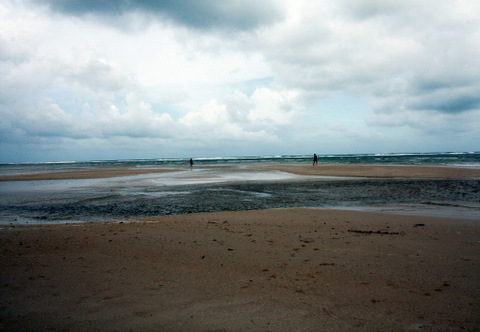
#> input picture seamCarving/resources/nyc.jpg, 480 x 332 px
$ python seamCarving.py   (older library calls are emulated)
#> lines starting #> are read from the running program, lines starting #| are printed output that depends on the picture
#> further down, img_input is the input picture: shape (332, 480, 3); mean B, G, R 136.2, 136.3, 129.5
#> the answer given: 3
import sys
import cv2
import numpy as np

def overlay_vertical_seam(img, seam):
    img_seam_overlay = np.copy(img)
    x_coords, y_coords = np.transpose([(i,int(j)) for i,j in enumerate(seam)])
    img_seam_overlay[x_coords, y_coords] = (0,255,0)
    return img_seam_overlay

def compute_energy_matrix(img):
    gray = cv2.cvtColor(img, cv2.COLOR_BGR2GRAY)
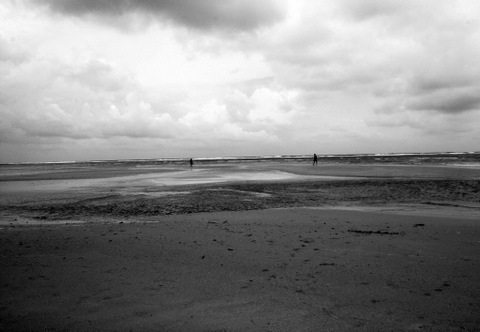
#> gray: shape (332, 480); min 0, max 254, mean 134.2
    sobel_x = cv2.Sobel(gray,cv2.CV_64F,1,0,ksize=3)
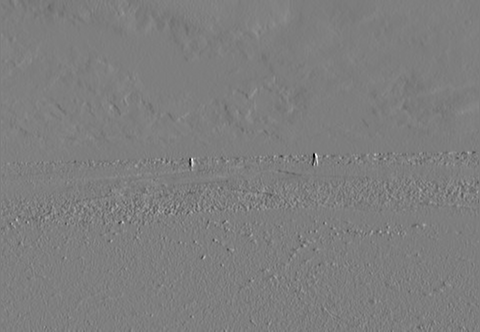
#> sobel_x: shape (332, 480) float64; min -421, max 427, mean 0.1; drawn with min black and max white
    sobel_y = cv2.Sobel(gray,cv2.CV_64F,0,1,ksize=3)
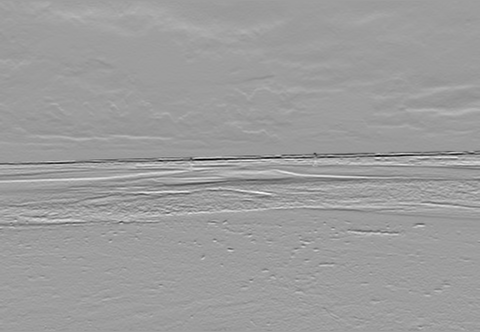
#> sobel_y: shape (332, 480) float64; min -721, max 442, mean -3.6; drawn with min black and max white
    abs_sobel_x = cv2.convertScaleAbs(sobel_x)
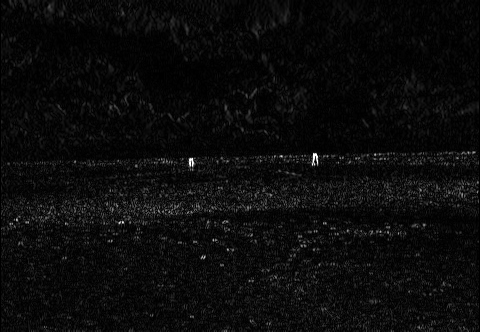
#> abs_sobel_x: shape (332, 480); min 0, max 255, mean 11.2
    abs_sobel_y = cv2.convertScaleAbs(sobel_y)
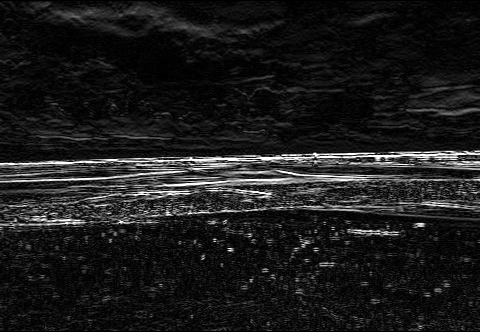
#> abs_sobel_y: shape (332, 480); min 0, max 255, mean 27.3
    return cv2.addWeighted(abs_sobel_x, 0.5, abs_sobel_y, 0.5, 0)
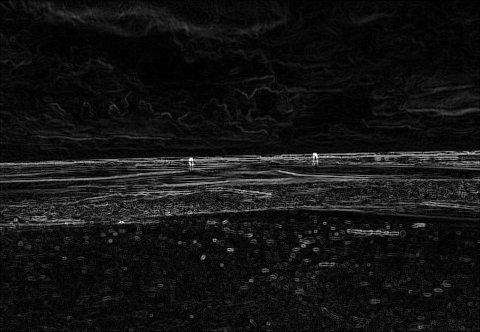
#> returned value: shape (332, 480); min 0, max 255, mean 19.2

def find_vertical_seam(img, energy):
    rows, cols = img.shape[:2]
    seam = np.zeros(img.shape[0])
    dist_to = np.zeros(img.shape[:2]) + sys.maxsize
    dist_to[0,:] = np.zeros(img.shape[1])
    edge_to = np.zeros(img.shape[:2])

    for row in range(rows-1):
        for col in range(cols):
            if col != 0:
                if dist_to[row+1, col-1] > dist_to[row, col] + energy[row+1, col-1]:
                    dist_to[row+1, col-1] = dist_to[row, col] + energy[row+1, col-1]
                    edge_to[row+1, col-1] = 1

            if dist_to[row+1, col] > dist_to[row, col] + energy[row+1, col]:
                dist_to[row+1, col] = dist_to[row, col] + energy[row+1, col]
                edge_to[row+1, col] = 0

            if col != cols-1:
                if dist_to[row+1, col+1] > dist_to[row, col] + energy[row+1, col+1]:
                    dist_to[row+1, col+1] = dist_to[row, col] + energy[row+1, col+1]
                    edge_to[row+1, col+1] = -1

    seam[rows-1] = np.argmin(dist_to[rows-1, :])
    for i in (x for x in reversed(range(rows)) if x > 0):
        seam[i-1] = seam[i] + edge_to[i, int(seam[i])]

    return seam

def remove_vertical_seam(img, seam):
    rows, cols = img.shape[:2]
    for row in range(rows):
        for col in range(int(seam[row]), cols-1):
            img[row, col] = img[row, col+1]

    img = img[:, 0:cols-1]
    return img

if __name__=='__main__':
    img_input = cv2.imread('resources/nyc.jpg')
    num_seams =  int(input("Nhap vao so luong seam can xoa: "))
    img = np.copy(img_input)
    img_overlay_seam = np.copy(img_input)
    energy = compute_energy_matrix(img)

    for i in range(num_seams):
        seam = find_vertical_seam(img, energy)
        img_overlay_seam = overlay_vertical_seam(img_overlay_seam, seam)
        img = remove_vertical_seam(img, seam)
        energy = compute_energy_matrix(img)
        print ('Cac seam da duoc tim thay va xoa', i+1)

    cv2.imshow('Input', img_input)
    cv2.imshow('Seams', img_overlay_seam)
    cv2.imshow('Output', img)
    cv2.waitKey()
